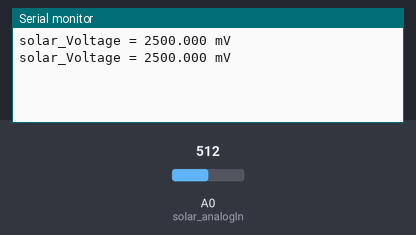
A sketch run on a simulated Arduino Uno, built with avr-gcc and run on an emulated ATmega328P. Parts: the last lines printed to the serial monitor. The inputs (shaded band) are chosen by the test bench; at power-on: A0 (solar_analogIn) = 512.

Above: at 1.8 s.
1.9 s: A0 (solar_analogIn) set to 716
At 2.8 s:
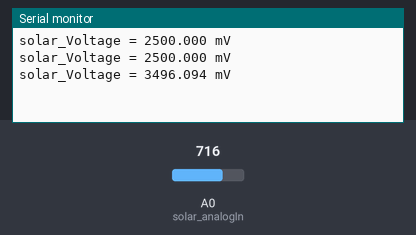
3.4 s: A0 (solar_analogIn) set to 900
At 4.8 s:
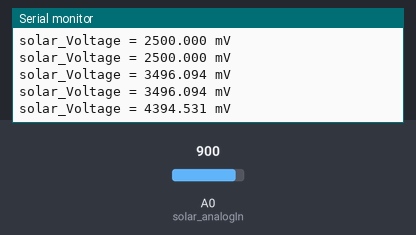
Timing chart, 0 to 6.4 s (numbered marks = the images above; inputs shaded):
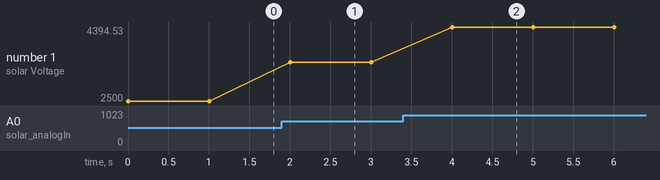

Measured:
- after the input at 1.9 s, the serial monitor: prints a new line after 0.10 s (image 1)
- after the input at 3.4 s, the serial monitor: prints a new line after 0.60 s (image 2)
- plotted number 1: 2500 → 3496.09 after the input at 1.9 s, 3496.09 → 4394.53 after the input at 3.4 s

The sketch:

solar_detect_sample.ino
```cpp
// 太陽能板：
//    - 紅線：A0
//    - 黑線：GND


const int solar_analogIn = A0;
const int batteru_analohIn = A1;
double solar_Voltage = 0;
double battery_Voltage = 0;
int solar_RawValue = 0;
int battery_RawValue = 0;

void setup() {
  Serial.begin(9600);
}

void loop() {

  //Serial.println("Hello World"); // Hello World
  //Serial.println('Hello World'); // 27748
  solar_RawValue = analogRead(solar_analogIn);
  solar_Voltage = (solar_RawValue / 1024.0) * 5000; // Gets you mV
  //Serial.print("Raw Value = " ); // shows pre-scaled value
  //Serial.print(solar_RawValue);
  Serial.print("solar_Voltage = "); // shows the voltage measured
  Serial.print(solar_Voltage,3); // the '3' after voltage allows you to display 3 digits after decimal point
  Serial.println(" mV");
  delay(1000);

  // 空電阻值：1450 ~ 1480 上下
  // 室內光：約 2500 mV
  // 手電筒：約 5000 mV

  // 智慧農業應用
    // 日照長度
}
```
